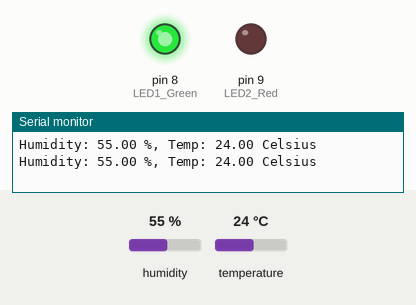
Recording of a sketch running on a simulated Arduino Uno, built with avr-gcc and run on an emulated ATmega328P. Shown: output pins drawn as LEDs (lit = HIGH), the last lines printed to the serial monitor. Inputs (shaded band) come from the test bench; at power-on: temperature 24 °C, humidity 55 %.

Above: at 5.8 s.
5.9 s: temperature set to 25.4 °C
16.2 s: temperature set to 26.9 °C
At 26.2 s:
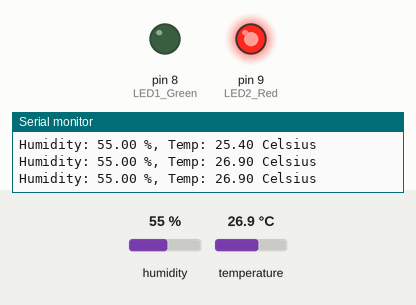
26.5 s: temperature set to 12 °C
At 35.5 s:
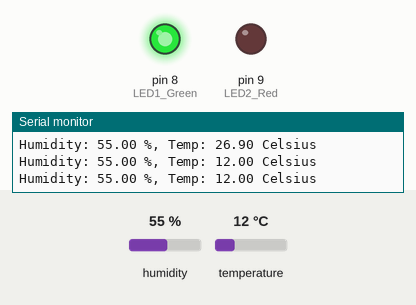
36.5 s: temperature set to 28 °C
At 46.0 s:
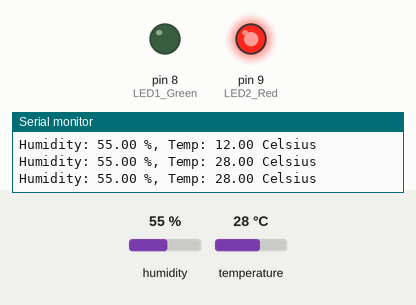
Timing chart, 0 to 47.5 s (numbered marks = the images above; inputs shaded):
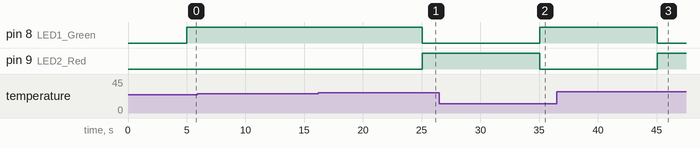

Measured:
- the behaviour switches between 26 and 26.1 °C on temperature (found by bisection; images 0 and 1)
- after the input at 16.2 s, pin 8 (LED1_Green): HIGH → LOW after 8.8 s; pin 9 (LED2_Red): LOW → HIGH after 8.8 s
- after the input at 26.5 s, pin 8 (LED1_Green): LOW → HIGH after 8.5 s; pin 9 (LED2_Red): HIGH → LOW after 8.5 s
- after the input at 36.5 s, pin 8 (LED1_Green): HIGH → LOW after 8.6 s; pin 9 (LED2_Red): LOW → HIGH after 8.6 s

The sketch:

DHT22-RedAndGreenLeds.ino
```cpp
//Libraries
#include "DHT.h"

//Define Sensor Pins and Type
#define DHTPIN 12     // what pin we're connected to
//Choose Sensor Type
#define DHTTYPE DHT22   // DHT 22  (AM2302)
//#define DHTTYPE DHT11   // DHT 11
//#define DHTTYPE DHT21   // DHT 21 (AM2301)

DHT dht(DHTPIN, DHTTYPE); //// Initialize DHT sensor for normal 16mhz Arduino

//Variables
int chk;
float hum;  //Stores humidity value
float temp; //Stores temperature value
const int HigherTemp = 26; //The higher temperature we want to trigger the red light

//Define LED pins
const int LED1_Green = 8;
const int LED2_Red = 9;

void setup() {
  Serial.begin(9600);
  dht.begin();

  pinMode(LED1_Green, OUTPUT);
  pinMode(LED2_Red, OUTPUT);

}

void loop() {

  //Read data and store it to variables hum and temp
  hum = dht.readHumidity();
  temp = dht.readTemperature();
  //Print temp and humidity values to serial monitor
  Serial.print("Humidity: ");
  Serial.print(hum);
  Serial.print(" %, Temp: ");
  Serial.print(temp);
  Serial.println(" Celsius");
  delay(5000); //Delay 5 sec.

    if (temp > HigherTemp) //Check if Temperature is higher than HigherTemp
  {
    digitalWrite(LED1_Green, LOW);
    digitalWrite(LED2_Red, HIGH);
  }
  else
  {
    digitalWrite(LED1_Green, HIGH);
    digitalWrite(LED2_Red, LOW);  }
}
```
